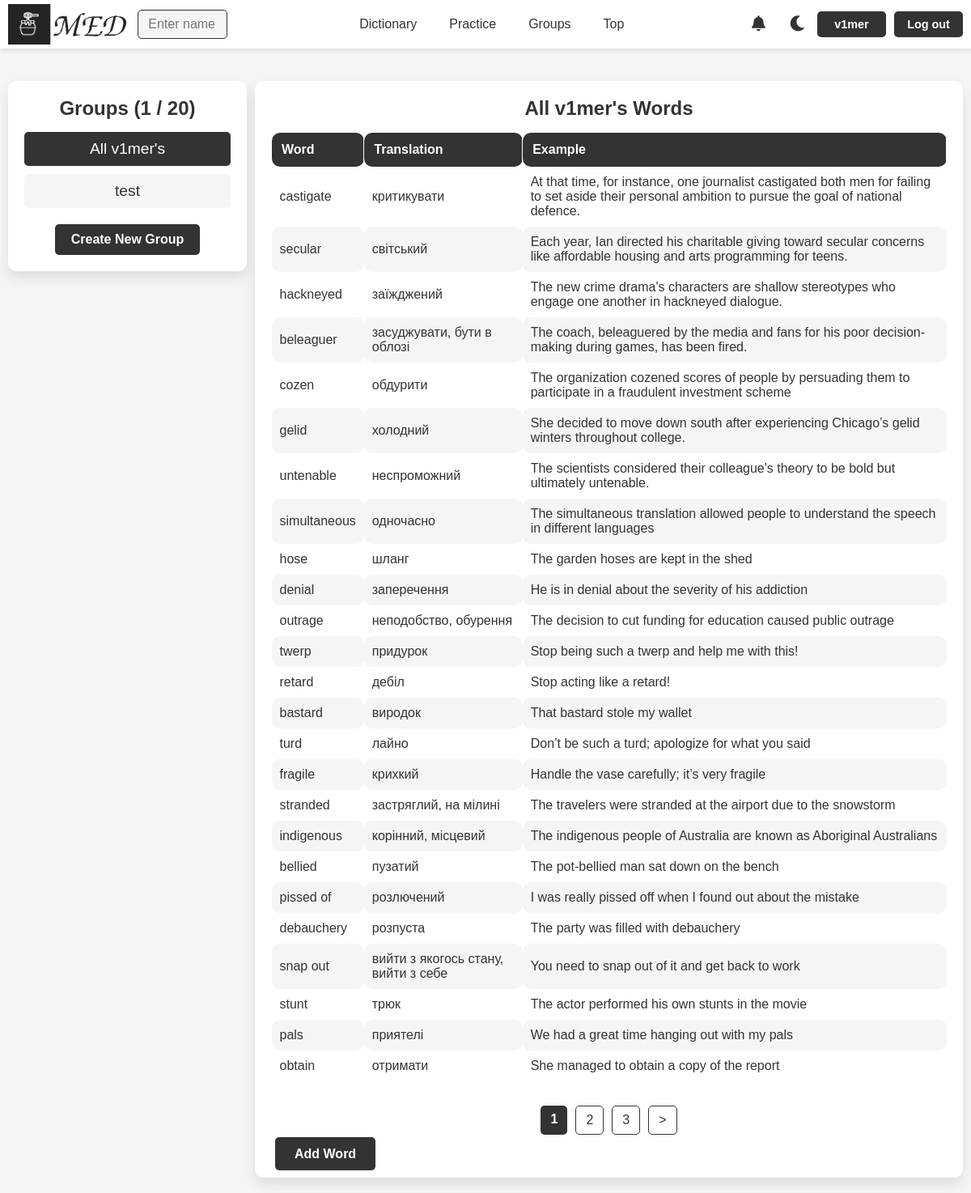
The app's page /groups/11/ (signed in), older data.
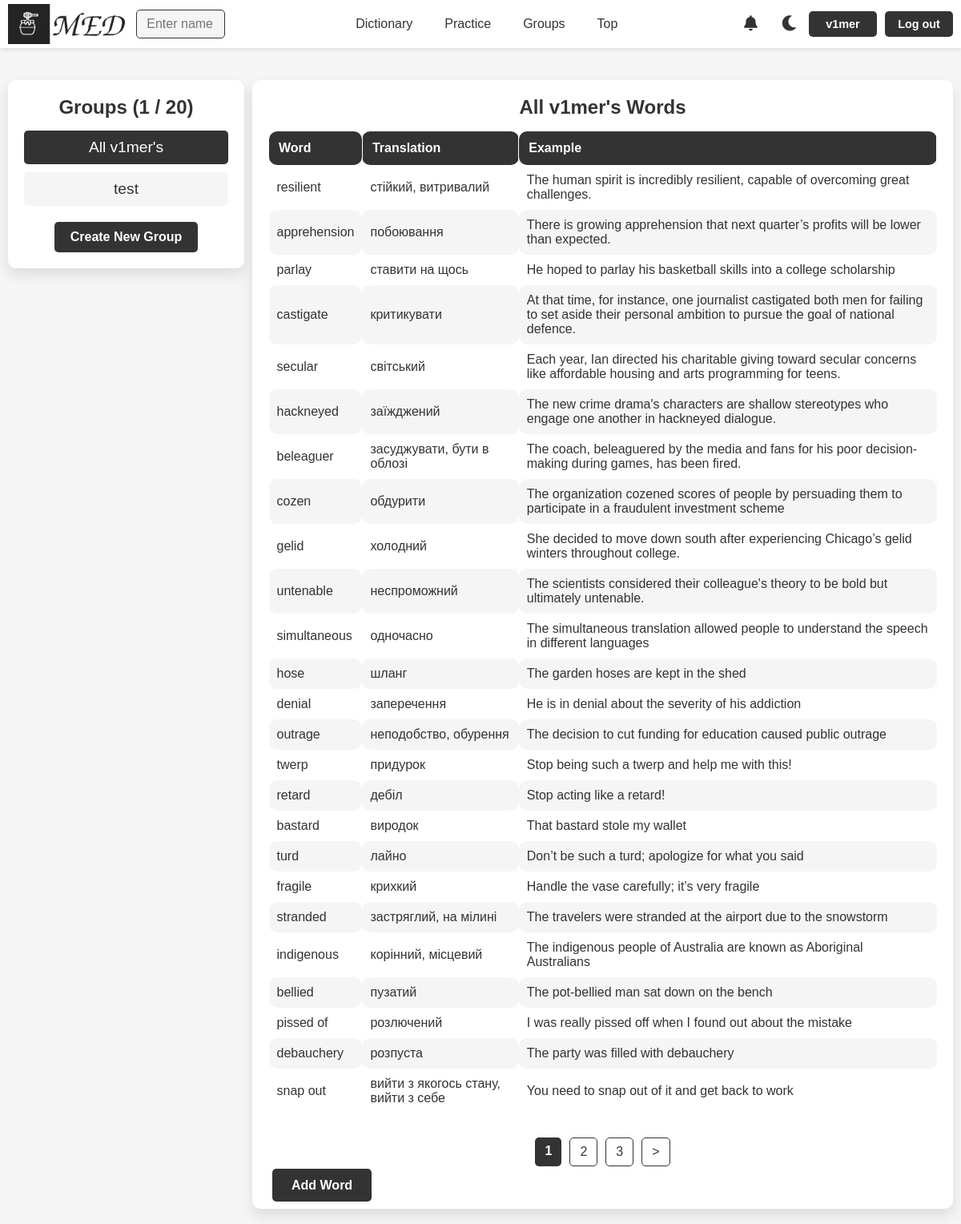
The same page, newer data.
### med/models.py (models this page shows, shortened)
class WordGroup(models.Model):
    name = models.CharField(max_length=100)
    words = models.ManyToManyField(Word, blank=True)
    user = models.ForeignKey(User, on_delete=models.CASCADE)
    is_main = models.BooleanField(verbose_name='main', default=False)
    uses_users = models.ManyToManyField(User, blank=True, related_name='uses_of_group')
    class Meta:
        ordering = ['name']
        indexes = [
            models.Index(fields=['name'])
        ]

class Word(models.Model):
    TYPE_CHOICES = [
        ('noun', 'Noun'),
        ('verb', 'Verb'),
        ('adjective', 'Adjective'),
        ('adverb', 'Adverb'),
        ('pronoun', 'Pronoun'),
        ('phrasal verb', 'Phrasal verb'),
        ('other', 'Other')
    ]
    word = models.CharField(max_length=100)
    translation = models.CharField(max_length=100)
    example = models.TextField(blank=True)
    time_create = models.DateTimeField(auto_now_add=True)
    time_update = models.DateTimeField(auto_now=True)
    user = models.ForeignKey(User, on_delete=models.CASCADE)
    is_favourite = models.BooleanField(default=False)
    word_type = models.CharField(max_length=20, choices=TYPE_CHOICES, default='other')
    class Meta:
        ordering = ['-time_create', 'word']
        indexes = [
            models.Index(fields=['-time_create'])
        ]

### med/views.py (the view, shortened to what this page needs)
# urls.py: path('groups/<int:group_id>/', views.GroupWordsView.as_view(), name='group_words'),
class GroupWordsView(BaseGroupView):
    model = Word
    context_object_name = 'words'
    paginate_by = 25
    def dispatch(self, request, *args, **kwargs):
        group_id = self.kwargs.get('group_id')
        group = get_object_or_404(WordGroup, id=group_id)
        if request.user != group.user and request.user not in group.uses_users.all():
            return HttpResponseRedirect(reverse('groups'))
        return super().dispatch(request, *args, **kwargs)
    def get_context_data(self, **kwargs):
        context = self.get_common_context(**kwargs)
        group_id = self.kwargs.get('group_id')
        group = get_object_or_404(WordGroup, id=group_id)
        is_my_group = group.user == self.request.user
        context.update({
            'is_my_group': is_my_group,
            'is_uses': not is_my_group and group.uses_users.filter(id=self.request.user.id).exists(),
            'title': "Groups",
            'title1': f"{group.name} Words ({group.user.username})" if not is_my_group else f"{group.name} Words",
            'is_main': group.is_main,
            'group_id': group_id,
            'is_group': True,
            'words_f_g': True,
        })
        return context
    def get_queryset(self):
        group_id = self.kwargs.get('group_id')
        group = get_object_or_404(WordGroup, id=group_id)
        return group.words.all()

### med/views.py (called while the page is built)
    def get_common_context(self, **kwargs):
        context = super().get_context_data(**kwargs)
        context['groups'] = WordGroup.objects.filter(user=self.request.user).order_by('-is_main', 'name')
        context['used_groups'] = WordGroup.objects.filter(uses_users=self.request.user)
        context['len_groups'] = max(context['groups'].count() + context['used_groups'].count() - 1, 0)
        context['max_group_count'] = MAX_GROUP_COUNT if self.request.user.username != 'grouper' else 100
        return context

### med/templates/med/groups.html (shortened to what this page needs)
{% extends "base.html" %}
{% load static %}
{% block content %}
<div class="group-container">
    <div class="group-list">
        <h2>{{ title }} ({{ len_groups }} / {{ max_group_count }}) </h2>
        <div class="group-blocks">
            {% for group in groups %}
            {% if group.id == group_id %}
                <div class="group-block group-block-selected">
                    <p>{{ group.name }}</p>
                </div>
            {% else %}
                <a href="{% url 'group_words' group.id %}">
                    <div class="group-block">
                        <p>{{ group.name }}</p>
                    </div>
                </a>
            {% endif %}
            {% endfor %}
        </div>
        {% if len_groups < max_group_count %}
            <a href="{% url 'create_group' %}" class="buttons">Create New Group</a>
        {% endif %}
    </div>
    <div class="word-list-container">
        <h2>{{ title1 }}</h2>
        {% if is_group %}
        {% if words %}
            <table class="word_table group-table">
                <thead>
                    <tr>
                        <th>Word</th>
                        <th>Translation</th>
                        <th>Example</th>
                    </tr>
                </thead>
                <tbody>
                    {% for word in words %}
                        <tr>
                            <td>{{ word.word }}</td>
                            <td>{{ word.translation }}</td>
                            <td>{{ word.example }}</td>
                        </tr>
                    {% endfor %}
                </tbody>
            </table>
        {% else %}
            <p>No words in this group.</p>
        {% endif %}
        {% endif %}
        {% if is_group %}
        {% if paginator.num_pages > 1 %}
        <nav class="list-pages">
            <ul>
                {% for p in paginator.page_range %}
                    {% if page_obj.number == p %}
                    <li class="page-num page-num-selected">{{ p }}</li>
                    {% elif p >= page_obj.number|add:-2 and p <= page_obj.number|add:2 %}
                    <li class="page-num"><a href="?page={{ p }}">{{ p }}</a></li>
                    {% endif %}
                {% endfor %}
                {% if page_obj.has_next %}
                <li class="page-num">
                    <a href="?page={{ page_obj.next_page_number }}">&gt;</a>
                </li>
                {% endif %}
            </ul>
        </nav>
        {% endif %}
        {% if not is_uses %}
        <div class="buttons groups-buttons" style="margin-top: 15px;">
            <div class="add_word">
                {% if is_main %}
                <a href="{% url 'addword' %}" class="add-word-button">Add Word</a>
                {% else %}
                <a href="{% url 'words' request.user.username %}" class="add-word-button">Add Word</a>
                <a href="#" class="add-word-button" onclick="deleteSelectedWords(); return false;">Delete Selected</a>
                {% if words %}
                    <a href="{% url 'send_group_request' group_id  %}" class="add-word-button">Share</a>
                {% endif %}
                {% endif %}
            </div>
        </div>
        {% endif %}
        </div>
        {% endif %}
    </div>
</div>
{% endblock %}

Row changes from the older to the newer data that the page shows:
no longer on this page (row unchanged): Word: word "stunt", translation "трюк", example "The actor performed his own stunts in the movie"
no longer on this page (row unchanged): Word: word "pals", translation "приятелі", example "We had a great time hanging out with my pals"
no longer on this page (row unchanged): Word: word "obtain", translation "отримати", example "She managed to obtain a copy of the report"
added Word: word "resilient", translation "стійкий, витривалий", example "The human spirit is incredibly resilient, capable of overcoming great challenges."
added Word: word "apprehension", translation "побоювання", example "There is growing apprehension that next quarter’s profits will be lower than expected."
added Word: word "parlay", translation "ставити на щось", example "He hoped to parlay his basketball skills into a college scholarship"
